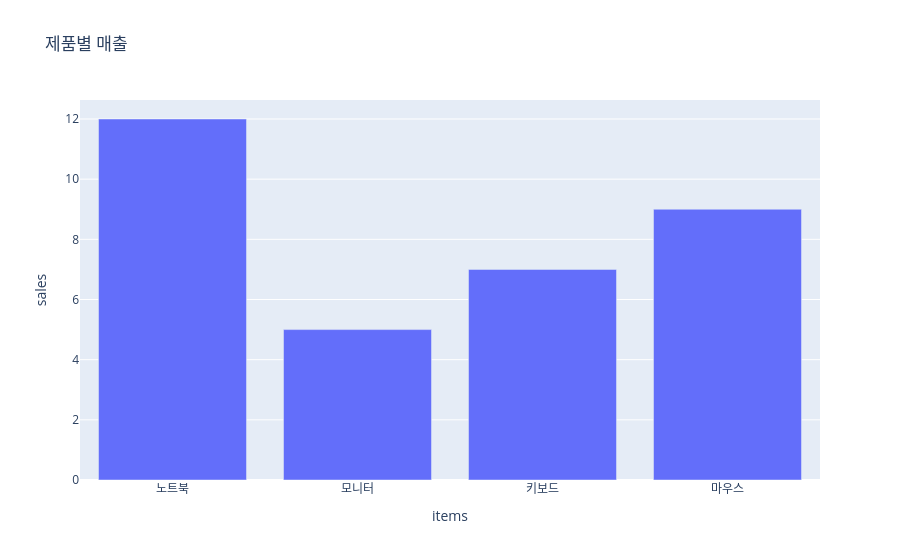

The notebook cell this image was saved under:
### Code cell
fig=px.bar(
        df,
        x='items',
        y='sales',
        title='제품별 매출'
    )

fig.show()

### Figure 1 — Plotly figure (JSON) as saved in the notebook; plotly's stock layout.template omitted (floating-point values rounded to 4 significant figures)
{"data": [{"hovertemplate": "items=%{x}<br>sales=%{y}<extra></extra>", "legendgroup": "", "marker": {"color": "#636efa", "pattern": {"shape": ""}}, "name": "", "orientation": "v", "showlegend": false, "textposition": "auto", "type": "bar", "x": ["노트북", "모니터", "키보드", "마우스"], "xaxis": "x", "y": [12, 5, 7, 9], "yaxis": "y"}], "layout": {"barmode": "relative", "legend": {"tracegroupgap": 0}, "title": {"text": "제품별 매출"}, "xaxis": {"anchor": "y", "domain": [0, 1], "title": {"text": "items"}}, "yaxis": {"anchor": "x", "domain": [0, 1], "title": {"text": "sales"}}}}
